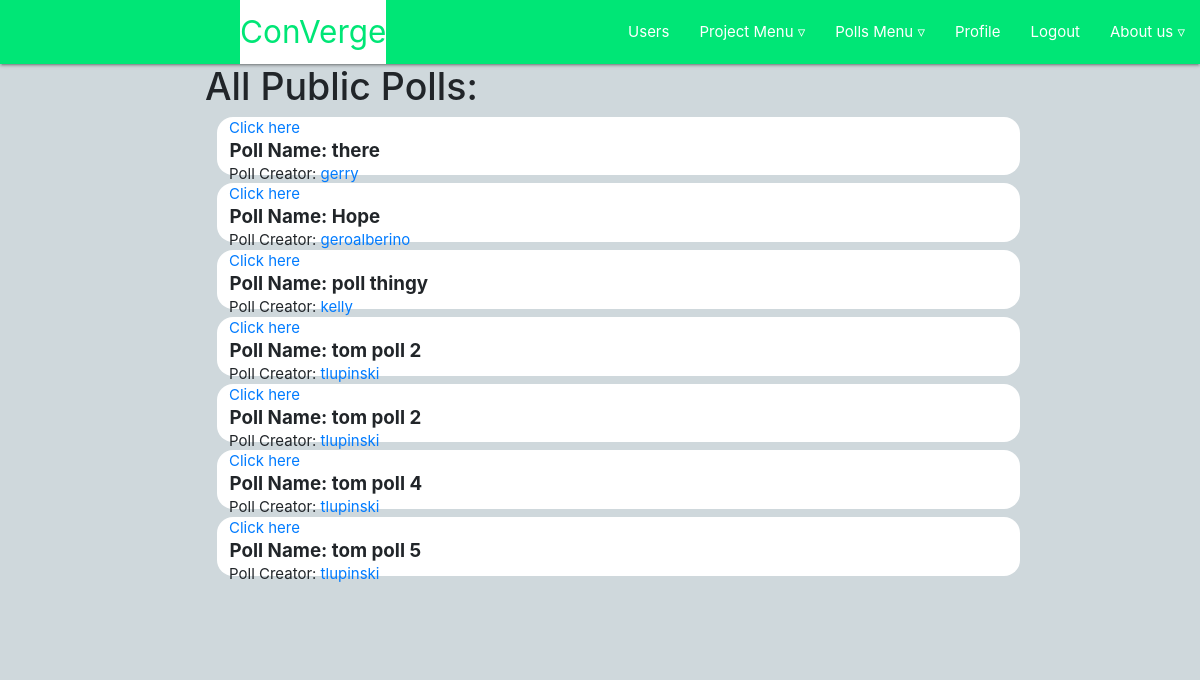
Screenshot of /pollDashboard/ (signed in) with the database file from the repository.
### users/models.py (models this page shows, shortened)
class Polls(models.Model):
    creator = models.ForeignKey(Profile, on_delete=models.CASCADE)
    title = models.CharField(max_length=120, default='Enter a Title for your Poll')
    questionOne = models.CharField(max_length=120, default='Enter a Question')
    questionTwo = models.CharField(max_length=120, default='Enter a Question')
    questionThree = models.CharField(max_length=120, default='Enter a Question')
    questionFour = models.CharField(max_length=120, default='Enter a Question')
    questionFive = models.CharField(max_length=120, default='Enter a Question')

class Profile(models.Model):
    user = models.OneToOneField(User, on_delete=models.CASCADE) #pics is the directory in the MEDIA directory to be saved
    image = models.ImageField(default='pics/default.png',upload_to='pics/') #needs pillow to be installed
    location = models.CharField(max_length=100, default=" ")
    userDescription = models.CharField('User description', max_length=1000, default='tell us about yourself')
    userInterests = models.CharField('User interests', max_length=250, default='list your interests')

### users/views.py (the view)
# urls.py: path('pollDashboard/',user_views.pollsDashboard,name='pollDashboard'),
def pollsDashboard(request):
    polls = Polls.objects.all() #from db
    return render(request,'users/pollDashboard.html',{'polls':polls})

### users/templates/users/pollDashboard.html (shortened to what this page needs)
{% extends "main/header.html" %}
{% block content%}
<div class="row" id="main1">
  <div class="col-2"></div>
  <div class="col-9">
    <div>
      <h1>All Public Polls: </h1>
      {% for x in polls %}
      <div class="poll_box">
        <a href="/pollPage?polls1={{x.title}}">Click here</a>
        <div>
          <h5><strong>Poll Name: {{x.title}}</strong></h5>
          <p>Poll Creator: <a href="/allUsers?name1={{x.creator.user}}"> {{x.creator.user}} </a></p>
        </div>
      </div>
      {% endfor %}
    </div>
  </div>
</div>
{% endblock%}

### users/templates/users/pollDashboard.html (style rules this page uses)
.poll_box { float: center; background-color:white; width: 90%; height: 10%; border-radius: 2vh; margin-left: 1vw; margin-bottom: 1vh; padding-left:1vw; }
p { margin: 0px; }
h5 { margin: .5px; }

### rows the page displays
Polls: title "there", creator.user "gerry"
Polls: title "Hope", creator.user "geroalberino"
Polls: title "poll thingy", creator.user "kelly"
Polls: title "tom poll 2", creator.user "tlupinski"
Polls: title "tom poll 2", creator.user "tlupinski"
Polls: title "tom poll 4", creator.user "tlupinski"
Polls: title "tom poll 5", creator.user "tlupinski"
